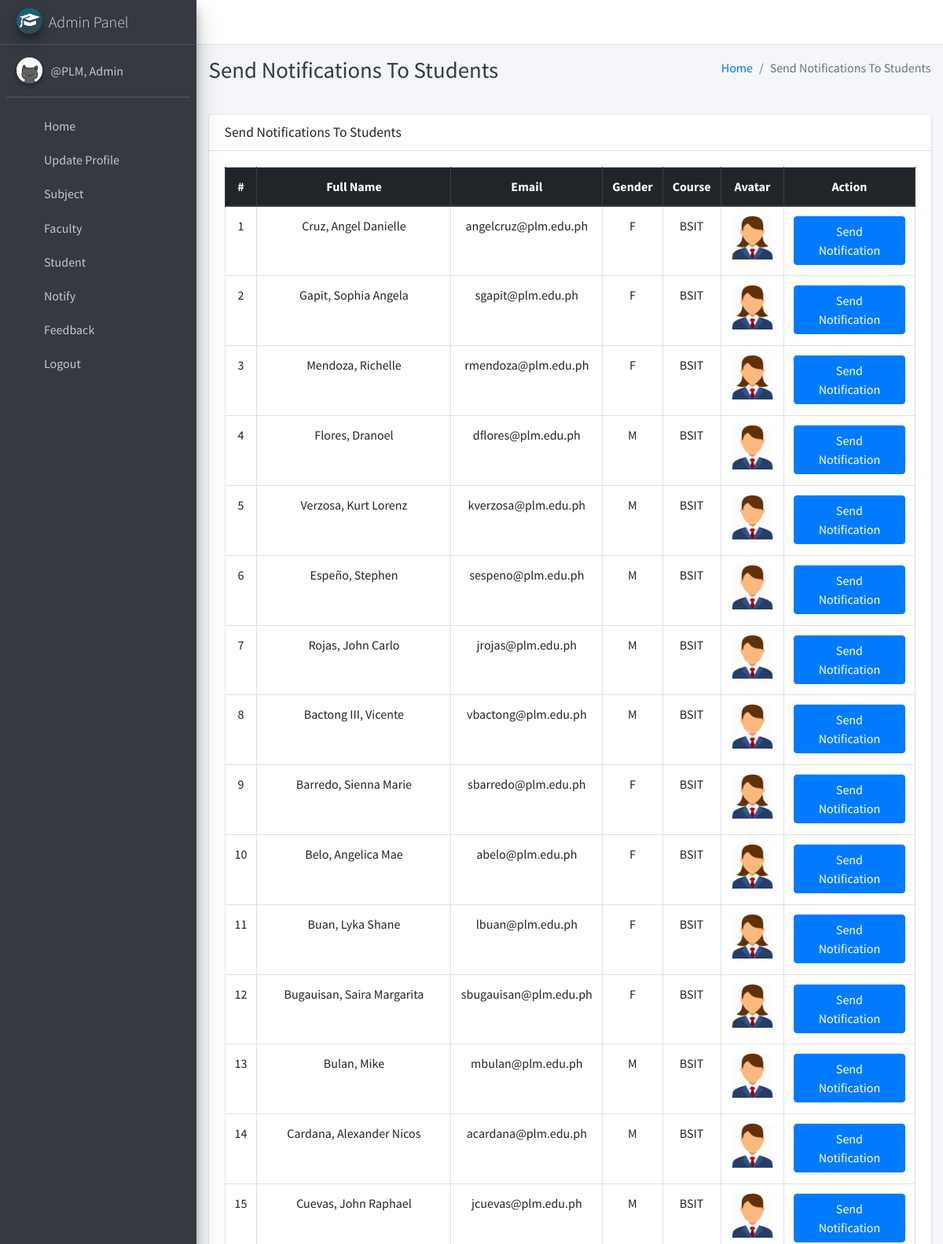
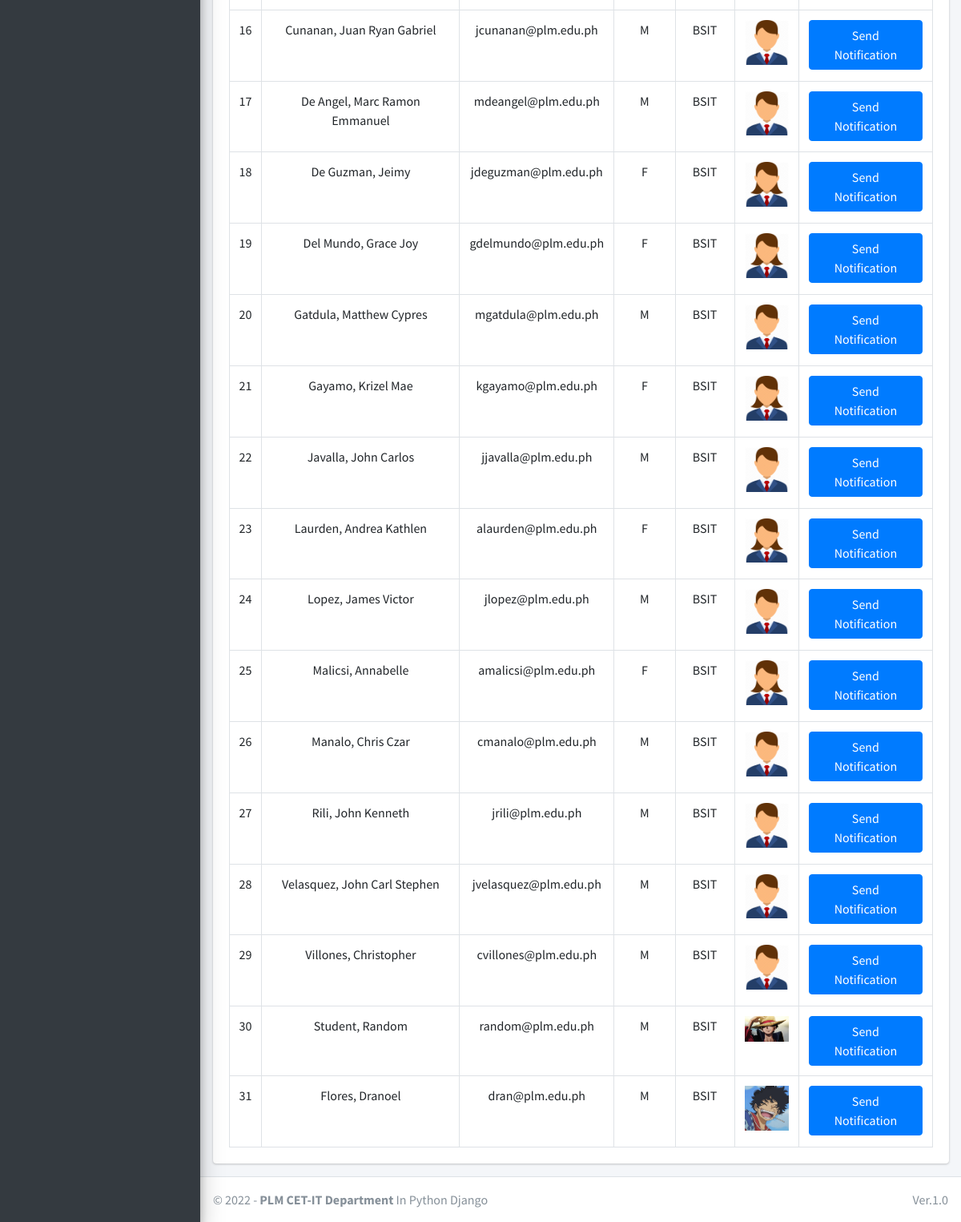
Page /admin_notify_student (signed in) on the committed database (2 pictures, top to bottom).
### main_app/models.py (models this page shows, shortened)
class CustomUser(AbstractUser):
    USER_TYPE = ((1, "HOD"), (2, "Staff"), (3, "Student"))
    GENDER = [("M", "Male"), ("F", "Female")]
    username = None  # Removed username, using email instead
    email = models.EmailField(unique=True)
    user_type = models.CharField(default=1, choices=USER_TYPE, max_length=1)
    gender = models.CharField(max_length=1, choices=GENDER)
    profile_pic = models.ImageField()
    address = models.TextField()
    fcm_token = models.TextField(default="")  # For firebase notifications
    created_at = models.DateTimeField(auto_now_add=True)
    updated_at = models.DateTimeField(auto_now=True)
    USERNAME_FIELD = "email"
    REQUIRED_FIELDS = []
    objects = CustomUserManager()
    def __str__(self):
        return self.last_name + ", " + self.first_name

class Student(models.Model):
    admin = models.OneToOneField(CustomUser, on_delete=models.CASCADE)
    course = models.ForeignKey(Course, on_delete=models.DO_NOTHING, null=True, blank=False)
    session = models.ForeignKey(Session, on_delete=models.DO_NOTHING, null=True)

class Course(models.Model):
    name = models.CharField(max_length=120)
    created_at = models.DateTimeField(auto_now_add=True)
    updated_at = models.DateTimeField(auto_now=True)

### main_app/hod_views.py (the view)
# urls.py: path("admin_notify_student", hod_views.admin_notify_student,
def admin_notify_student(request):
    student = CustomUser.objects.filter(user_type=3)
    context = {
        'page_title': "Send Notifications To Students",
        'students': student
    }
    return render(request, "hod_template/student_notification.html", context)

### main_app/templates/hod_template/student_notification.html (shortened to what this page needs)
{% extends 'main_app/base.html' %}
{% load static %}
{% block page_title %}{{page_title}}{% endblock page_title %}
{% block content %}
<section class="content">
    <div class="container-fluid">
        <div class="row">
            <div class="col-md-12">
                <div class="card">
                    <div class="card-header">
                        <h3 class="card-title">{{page_title}}</h3>
                    </div>
                    <div class="card-body">
                        <table id="example2" class="table table-bordered table-hover">
                            <thead class="thead-dark">
                                <tr align="center">
                                    <th>#</th>
                                    <th>Full Name</th>
                                    <th>Email</th>
                                    <th>Gender</th>
                                    <th>Course</th>
                                    <th>Avatar</th>
                                    <th>Action</th>
                                </tr>
                            </thead>
                            <tbody align="center">
                                {% for student in students %}
                                <tr>
                                    <td>{{ forloop.counter }}</td>
                                    <td>{{student.last_name}}, {{student.first_name}}</td>
                                    <td>{{student.email}}</td>
                                    <td>{{student.gender}}</td>
                                    <td>{{student.student.course.name}}</td>
                                    <td>
                                        {% if student.profile_pic == ""  %}
                                        No Image
                                        {% else %}
                                        <img class="img img-fluid mb-2" height="56" width="56"
                                            src="{{student.profile_pic}}" alt="">
                                        {% endif %}
                                    </td>
                                    <td><button data-toggle = "modal" data-target = "#myModal"class="btn btn-primary show_notification" value="{{student.id}}">Send Notification</button>
                                    </td>
                                </tr>
                                {% endfor %}
                            </tbody>
                        </table>
                    </div>
                </div>
            </div>
        </div>
    </div>
</section>
{% endblock content %}

### main_app/templates/main_app/base.html (shortened to what this page needs)
{% load static %}
<!DOCTYPE html>
<html>
<head>
    <link rel="stylesheet" href="{% static 'plugins/fontawesome-free/css/all.min.css'%} ">
    <link rel="stylesheet" href="https://code.ionicframework.com/ionicons/2.0.1/css/ionicons.min.css">
    <link rel="stylesheet"
        href="{% static 'plugins/tempusdominus-bootstrap-4/css/tempusdominus-bootstrap-4.min.css'%} ">
    <link rel="stylesheet" href="{% static 'plugins/icheck-bootstrap/icheck-bootstrap.min.css'%} ">
    <link rel="stylesheet" href="{% static 'dist/css/adminlte.min.css'%} ">
    <link rel="stylesheet" href="{% static 'plugins/overlayScrollbars/css/OverlayScrollbars.min.css'%} ">
    <link rel="stylesheet" href="{% static 'plugins/daterangepicker/daterangepicker.css'%} ">
</head>
<body class="hold-transition sidebar-mini layout-fixed">
    <div class="wrapper">
        <nav class="main-header navbar navbar-expand navbar-white navbar-light">
            <ul class="navbar-nav">
                <li class="nav-item">
                    <a class="nav-link" data-widget="pushmenu" href="#"><i class="fas fa-bars"></i></a>
                </li>
            </ul>
        </nav>
        {% include "main_app/sidebar_template.html" with user=user %}
        <div class="content-wrapper">
            <div class="content-header">
                <div class="container-fluid">
                    <div class="row mb-2">
                        <div class="col-sm-6">
                            <h1 class="m-0 text-dark">{% block page_title %}{% endblock page_title %}</h1>
                        </div>
                        <div class="col-sm-6">
                            <ol class="breadcrumb float-sm-right">
                                <li class="breadcrumb-item"><a href="http://127.0.0.1:8000">Home</a></li>
                                <li class="breadcrumb-item active">{{ page_title }}</li>
                            </ol>
                        </div>
                    </div>
                </div>
            </div>
<section class="content">
    <div class="container-fluid">
        <div class="row">
            <div class="col-md-12">
            </div></div></div></section>
            {% block content %}
            {% endblock content %}
        </div>
        {% include "main_app/footer.html" %}
</body>
</html>

### main_app/templates/main_app/sidebar_template.html (shortened to what this page needs)
{% load static %}
<aside class="main-sidebar sidebar-dark-info elevation-4">
    {% if request.user.user_type == '1' %}
    <a href="{% url 'admin_home' %}" class="brand-link">
        <img src="{% static 'dist/img/cmsl.png' %} " alt="AdminLTE Logo"
            class="brand-image img-circle elevation-3" >
        <span class="brand-text font-weight-light">Admin Panel</span>
    </a>
    <div class="sidebar">
        <div class="user-panel mt-3 pb-3 mb-3 d-flex">
            <div class="image">
                <img src="{{ request.user.profile_pic}}" class="img-circle elevation-2" alt="User Image">
            </div>
            <div class="info">
                <a href="#" class="d-block">{{user}}</a>
            </div>
        </div>
        <nav class="mt-2">
            <ul class="nav nav-pills nav-sidebar flex-column" data-widget="treeview" role="menu" data-accordion="false">
                <li class="nav-item">
                    {% url 'admin_home' as admin_home %}
                    <a href="{{admin_home}}" class="nav-link {% if admin_home == request.path %} active {% endif %}">
                        <i class="nav-icon fas fa-home"></i>
                        <p>
                            Home
                        </p>
                    </a>
                </li>
                <li class="nav-item">
                    {% url 'admin_view_profile' as admin_view_profile %}
                    <a href="{{admin_view_profile}}"
                        class="nav-link {% if admin_view_profile == request.path %} active {% endif %}">
                        <i class="nav-icon fas fa-address-card"></i>
                        <p>
                            Update Profile
                        </p>
                    </a>
                </li>
                <li class="nav-item has-treeview">
                    <a href="#" class="nav-link">
                        <i class="nav-icon fas fa-book"></i>
                        <p>
                            Subject
                            <i class="fas fa-angle-left right"></i>
                        </p>
                    </a>
                </li>
                <li class="nav-item has-treeview">
                    <a href="#" class="nav-link">
                        <i class="nav-icon fas fa-user-plus"></i>
                        <p>
                            Faculty
                            <i class="fas fa-angle-left right"></i>
                        </p>
                    </a>
                </li>
                <li class="nav-item has-treeview">
                    <a href="#" class="nav-link">
                        <i class="nav-icon fas fa-user-plus"></i>
                        <p>
                            Student
                            <i class="fas fa-angle-left right"></i>
                        </p>
                    </a>
                        </li>
                 <li class="nav-item has-treeview">
                    <a href="#" class="nav-link">
                        <i class="nav-icon fas fa-bullhorn"></i>
                        <p>
                            Notify
                            <i class="fas fa-angle-left right"></i>
                        </p>
                    </a>
                </li>
                <li class="nav-item has-treeview">
                    <a href="#" class="nav-link">
                        <i class="nav-icon fas fa-comment-alt"></i>
                        <p>
                            Feedback
                            <i class="fas fa-angle-left right"></i>
                        </p>
                    </a>
                </li>
                                        {% endif %}
                                        <li class="nav-item">
                                            <a href="{% url 'user_logout' %}"
                                                onclick="return confirm('Your session would be terminated.\n\nProceed?')"
                                                class="nav-link">
                                                <i class="nav-icon fas fa-power-off"></i>
                                                <p>
                                                    Logout
                                                </p>
                                            </a>
                                        </li>
                                    </ul>
                                </nav>
                            </div>-->
    </div>

### main_app/templates/main_app/footer.html
<footer class="main-footer">
    &copy; {% now "Y" %} - <strong>PLM CET-IT Department</strong>
    In Python Django
    <div class="float-right d-none d-sm-inline-block">
       Ver.1.0
    </div>
</footer>

### rows in the picture
CustomUser: user.profile_pic (picture), last_name+first_name "@PLM, Admin"
CustomUser: last_name "Cruz", first_name "Angel Danielle", email "angelcruz@plm.edu.ph", gender "F", student.course.name "BSIT"
CustomUser: last_name "Gapit", first_name "Sophia Angela", email "sgapit@plm.edu.ph", gender "F", student.course.name "BSIT"
CustomUser: last_name "Mendoza", first_name "Richelle", email "rmendoza@plm.edu.ph", gender "F", student.course.name "BSIT"
CustomUser: last_name "Flores", first_name "Dranoel", email "dflores@plm.edu.ph", gender "M", student.course.name "BSIT"
CustomUser: last_name "Verzosa", first_name "Kurt Lorenz", email "kverzosa@plm.edu.ph", gender "M", student.course.name "BSIT"
CustomUser: last_name "Espeño", first_name "Stephen", email "sespeno@plm.edu.ph", gender "M", student.course.name "BSIT"
CustomUser: last_name "Rojas", first_name "John Carlo", email "jrojas@plm.edu.ph", gender "M", student.course.name "BSIT"
CustomUser: last_name "Bactong III", first_name "Vicente", email "vbactong@plm.edu.ph", gender "M", student.course.name "BSIT"
CustomUser: last_name "Barredo", first_name "Sienna Marie", email "sbarredo@plm.edu.ph", gender "F", student.course.name "BSIT"
CustomUser: last_name "Belo", first_name "Angelica Mae", email "abelo@plm.edu.ph", gender "F", student.course.name "BSIT"
CustomUser: last_name "Buan", first_name "Lyka Shane", email "lbuan@plm.edu.ph", gender "F", student.course.name "BSIT"
CustomUser: last_name "Bugauisan", first_name "Saira Margarita", email "sbugauisan@plm.edu.ph", gender "F", student.course.name "BSIT"
CustomUser: last_name "Bulan", first_name "Mike", email "mbulan@plm.edu.ph", gender "M", student.course.name "BSIT"
CustomUser: last_name "Cardana", first_name "Alexander Nicos", email "acardana@plm.edu.ph", gender "M", student.course.name "BSIT"
CustomUser: last_name "Cuevas", first_name "John Raphael", email "jcuevas@plm.edu.ph", gender "M", student.course.name "BSIT"
CustomUser: last_name "Cunanan", first_name "Juan Ryan Gabriel", email "jcunanan@plm.edu.ph", gender "M", student.course.name "BSIT"
CustomUser: last_name "De Angel", first_name "Marc Ramon Emmanuel", email "mdeangel@plm.edu.ph", gender "M", student.course.name "BSIT"
CustomUser: last_name "De Guzman", first_name "Jeimy", email "jdeguzman@plm.edu.ph", gender "F", student.course.name "BSIT"
CustomUser: last_name "Del Mundo", first_name "Grace Joy", email "gdelmundo@plm.edu.ph", gender "F", student.course.name "BSIT"
CustomUser: last_name "Gatdula", first_name "Matthew Cypres", email "mgatdula@plm.edu.ph", gender "M", student.course.name "BSIT"
CustomUser: last_name "Gayamo", first_name "Krizel Mae", email "kgayamo@plm.edu.ph", gender "F", student.course.name "BSIT"
CustomUser: last_name "Javalla", first_name "John Carlos", email "jjavalla@plm.edu.ph", gender "M", student.course.name "BSIT"
CustomUser: last_name "Laurden", first_name "Andrea Kathlen", email "alaurden@plm.edu.ph", gender "F", student.course.name "BSIT"
CustomUser: last_name "Lopez", first_name "James Victor", email "jlopez@plm.edu.ph", gender "M", student.course.name "BSIT"
CustomUser: last_name "Malicsi", first_name "Annabelle", email "amalicsi@plm.edu.ph", gender "F", student.course.name "BSIT"
CustomUser: last_name "Manalo", first_name "Chris Czar", email "cmanalo@plm.edu.ph", gender "M", student.course.name "BSIT"
CustomUser: last_name "Rili", first_name "John Kenneth", email "jrili@plm.edu.ph", gender "M", student.course.name "BSIT"
CustomUser: last_name "Velasquez", first_name "John Carl Stephen", email "jvelasquez@plm.edu.ph", gender "M", student.course.name "BSIT"
CustomUser: last_name "Villones", first_name "Christopher", email "cvillones@plm.edu.ph", gender "M", student.course.name "BSIT"
CustomUser: last_name "Student", first_name "Random", email "random@plm.edu.ph", gender "M", student.course.name "BSIT", profile_pic (picture)
CustomUser: last_name "Flores", first_name "Dranoel", email "dran@plm.edu.ph", gender "M", student.course.name "BSIT", profile_pic (picture)

### other values in the picture
{{ page_title }} "Send Notifications To Students"
